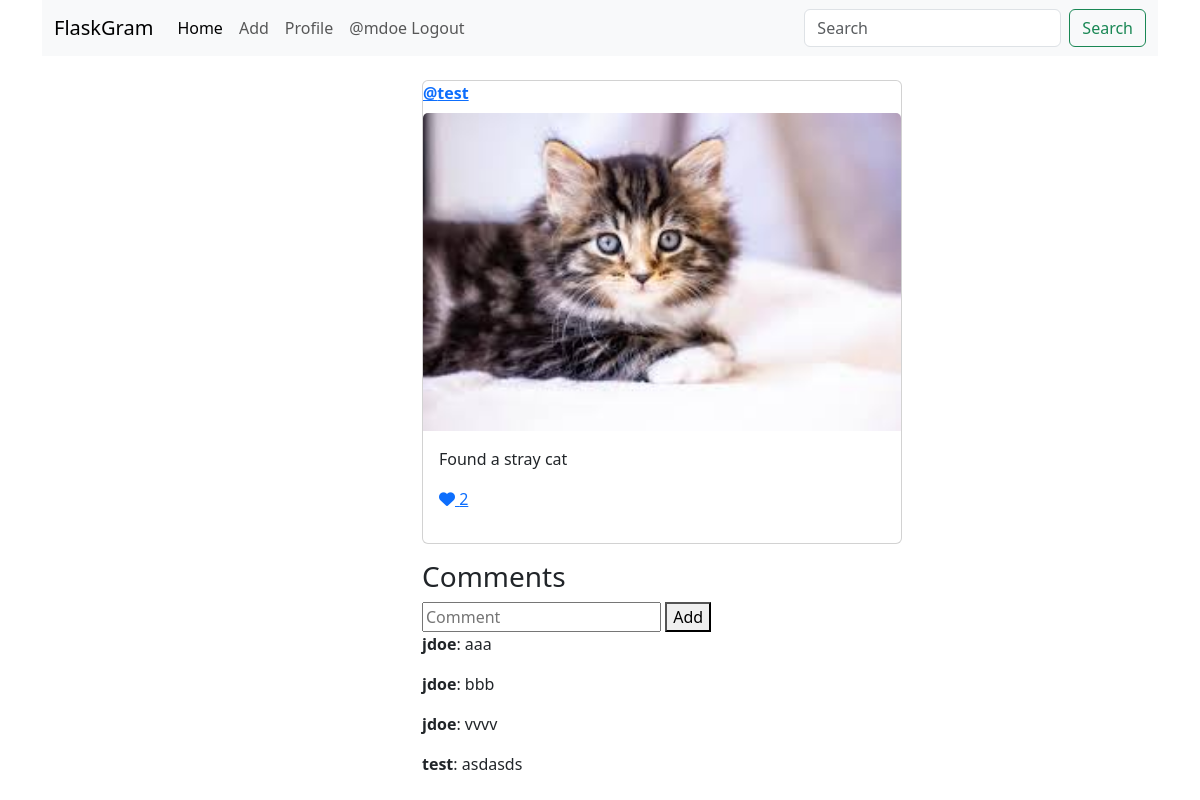
The app's page /post/4 (signed in) with its own data.
### tables this page shows
CREATE TABLE users (
    id INTEGER PRIMARY KEY AUTOINCREMENT,
    username TEXT UNIQUE NOT NULL,
    password TEXT NOT NULL,
    description TEXT, 
    created_at TIMESTAMP NOT NULL
);

CREATE TABLE posts (
    id INTEGER PRIMARY KEY AUTOINCREMENT,
    content TEXT NOT NULL,
    image TEXT NOT NULL,
    created_at TIMESTAMP NOT NULL, 
    users_id INTEGER NOT NULL, likes integer default 0,
    FOREIGN KEY (users_id) REFERENCES users (id) 
);

CREATE TABLE comments (
    id INTEGER PRIMARY KEY AUTOINCREMENT,
    content TEXT NOT NULL,
    users_id INTEGER NOT NULL, 
    posts_id INTEGER NOT NULL,
    created_at TIMESTAMP NOT NULL,
    FOREIGN KEY (users_id) REFERENCES users (id), 
    FOREIGN KEY (posts_id) REFERENCES posts (id)
);

### app.py (the view)
@app.route('/post/<int:pid>')
def view_post(pid):
    db = get_db_connection()
    post = db.execute("""SELECT p.id, p.content, p.image, p.created_at, u.username, p.users_id, p.likes
                       FROM posts p JOIN users u ON u.id=p.users_id
                       WHERE p.id=?""", (pid,)).fetchone()
    comments = db.execute("""SELECT c.id, c.content, u.username  FROM comments c
                          JOIN users u ON c.users_id=u.id
                          WHERE posts_id=?""",
                          (pid,)).fetchall()
    return render_template('post.html', post=post, comments=comments)

### app.py (called while the page is built)
def get_db_connection():
    if 'db' not in g:
        g.db = sqlite3.connect(app.config['DATABASE'])
        g.db.row_factory = sqlite3.Row
    return g.db

@app.before_request
def load_logged_in_user():
    user_id = session.get('user_id')
    if user_id is None:
        g.user = None
    else:
        db = get_db_connection()
        g.user = db.execute("SELECT * FROM users WHERE id=?", (user_id,)).fetchone()

### templates/post.html (shortened to what this page needs)
{% extends 'base.html' %}
{% block content %}
<div class="row">
    <div class="col-md-4 mx-auto">
        <div class="card mb-3" style="width: 30rem;">
                    <b class="mb-2"><a href="/user/{{ post['users_id'] }}">@{{ post['username'] }}</a></b>
                    <img src="/static/uploads/{{ post['image'] }}" class="card-img-top" alt="...">
                <div class="card-body">
                    <p class="card-text">{{ post['content'] }}</p>
                    <p>{% if g.user %}<a href="/like/{{ post['id'] }}">{% endif %}
                    {% if post['likes'] > 0 %}
                    <i class="fa-solid fa-heart"></i>
                    {% else %}
                    <i class="fa-regular fa-heart"></i>
                    {% endif %}
                    {{ post['likes'] }}
                    {% if g.user %}</a>{% endif %}</p>
                </div>
            </div>
        <div>
            <h3>Comments</h3>
            {% if g.user %}
                <form method="post" action="/add/comment">
                    <input type="text" name="new_comment" placeholder="Comment" />
                    <button type="submit">Add</button>
                </form>
            {% endif %}
            {% for com in comments %}
                <p><b>{{ com['username'] }}</b>: {{ com['content'] }}</p>
            {% endfor %}
        </div>
    </div>
</div>
{% endblock %}

### templates/base.html (shortened to what this page needs)
<!DOCTYPE html>
<html lang="en">
<head>
    <link href="https://cdn.jsdelivr.net/npm/bootstrap@5.3.6/dist/css/bootstrap.min.css" rel="stylesheet">
    <link rel="stylesheet" href="https://cdnjs.cloudflare.com/ajax/libs/font-awesome/6.7.2/css/all.min.css" />
</head>
<body>
    <div class="container">
        <nav class="navbar navbar-expand-lg bg-body-tertiary">
            <div class="container-fluid">
                <a class="navbar-brand" href="#">FlaskGram</a>
                <div class="collapse navbar-collapse" id="navbarSupportedContent">
                <ul class="navbar-nav me-auto mb-2 mb-lg-0">
                    <li class="nav-item">
                    <a class="nav-link active" aria-current="page" href="/">Home</a>
                    </li>
                    {% if g.user %}
                    <li class="nav-item">
                    <a class="nav-link" href="/create">Add</a>
                    </li>
                    <li class="nav-item">
                    <a class="nav-link" href="/profile">Profile</a>
                    </li>
                    <li class="nav-item">
                    <a class="nav-link" href="/logout">@{{ g.user['username'] }} Logout</a>
                    </li>
                    {% endif %}
                </ul>
                <form class="d-flex" role="search" action="/search" method="post">
                    <input name="search_term" class="form-control me-2"
                    type="search" placeholder="Search" aria-label="Search" />
                    <button class="btn btn-outline-success" type="submit">Search</button>
                </form>
                </div>
            </div>
        </nav>
        <div class="mt-4">
            {% block content %}{% endblock %}
        </div>
    </div>
</body>
</html>

### records on screen
users: user.username "mdoe"
users: username "test"
posts: image (picture), content "Found a stray cat", likes "2"
comments: username "jdoe", content "aaa"
comments: username "jdoe", content "bbb"
comments: username "jdoe", content "vvvv"
comments: username "test", content "asdasds"
